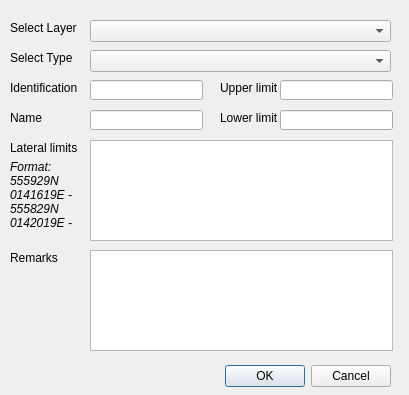
<?xml version="1.0" encoding="UTF-8"?>
<ui version="4.0">
 <class>PrecisionFlyingDialogBase</class>
 <widget class="QDialog" name="PrecisionFlyingDialogBase">
  <property name="geometry">
   <rect>
    <x>0</x>
    <y>0</y>
    <width>409</width>
    <height>395</height>
   </rect>
  </property>
  <property name="windowTitle">
   <string>Precision Flying Competition</string>
  </property>
  <widget class="QDialogButtonBox" name="button_box">
   <property name="geometry">
    <rect>
     <x>50</x>
     <y>360</y>
     <width>341</width>
     <height>32</height>
    </rect>
   </property>
   <property name="orientation">
    <enum>Qt::Horizontal</enum>
   </property>
   <property name="standardButtons">
    <set>QDialogButtonBox::Cancel|QDialogButtonBox::Ok</set>
   </property>
  </widget>
  <widget class="QComboBox" name="comboBoxLayer">
   <property name="geometry">
    <rect>
     <x>90</x>
     <y>20</y>
     <width>301</width>
     <height>22</height>
    </rect>
   </property>
  </widget>
  <widget class="QLabel" name="label">
   <property name="geometry">
    <rect>
     <x>10</x>
     <y>20</y>
     <width>71</width>
     <height>16</height>
    </rect>
   </property>
   <property name="text">
    <string>Select Layer</string>
   </property>
  </widget>
  <widget class="QLabel" name="label_2">
   <property name="geometry">
    <rect>
     <x>10</x>
     <y>80</y>
     <width>71</width>
     <height>16</height>
    </rect>
   </property>
   <property name="text">
    <string>Identification</string>
   </property>
  </widget>
  <widget class="QLabel" name="label_3">
   <property name="geometry">
    <rect>
     <x>220</x>
     <y>80</y>
     <width>71</width>
     <height>16</height>
    </rect>
   </property>
   <property name="text">
    <string>Upper limit</string>
   </property>
  </widget>
  <widget class="QLabel" name="label_4">
   <property name="geometry">
    <rect>
     <x>10</x>
     <y>110</y>
     <width>71</width>
     <height>16</height>
    </rect>
   </property>
   <property name="text">
    <string>Name</string>
   </property>
  </widget>
  <widget class="QLabel" name="label_5">
   <property name="geometry">
    <rect>
     <x>10</x>
     <y>140</y>
     <width>71</width>
     <height>16</height>
    </rect>
   </property>
   <property name="text">
    <string>Lateral limits</string>
   </property>
  </widget>
  <widget class="QTextEdit" name="textEditLateral">
   <property name="geometry">
    <rect>
     <x>90</x>
     <y>140</y>
     <width>303</width>
     <height>101</height>
    </rect>
   </property>
  </widget>
  <widget class="QLineEdit" name="lineEditName">
   <property name="geometry">
    <rect>
     <x>90</x>
     <y>110</y>
     <width>113</width>
     <height>20</height>
    </rect>
   </property>
  </widget>
  <widget class="QLineEdit" name="lineEditIdent">
   <property name="geometry">
    <rect>
     <x>90</x>
     <y>80</y>
     <width>113</width>
     <height>20</height>
    </rect>
   </property>
  </widget>
  <widget class="QTextEdit" name="textEditRemarks">
   <property name="geometry">
    <rect>
     <x>90</x>
     <y>250</y>
     <width>303</width>
     <height>101</height>
    </rect>
   </property>
  </widget>
  <widget class="QLabel" name="label_6">
   <property name="geometry">
    <rect>
     <x>10</x>
     <y>250</y>
     <width>71</width>
     <height>16</height>
    </rect>
   </property>
   <property name="text">
    <string>Remarks</string>
   </property>
  </widget>
  <widget class="QLabel" name="label_7">
   <property name="geometry">
    <rect>
     <x>220</x>
     <y>110</y>
     <width>71</width>
     <height>16</height>
    </rect>
   </property>
   <property name="text">
    <string>Lower limit</string>
   </property>
  </widget>
  <widget class="QLineEdit" name="lineEditUpper">
   <property name="geometry">
    <rect>
     <x>280</x>
     <y>80</y>
     <width>113</width>
     <height>20</height>
    </rect>
   </property>
  </widget>
  <widget class="QLineEdit" name="lineEditLower">
   <property name="geometry">
    <rect>
     <x>280</x>
     <y>110</y>
     <width>113</width>
     <height>20</height>
    </rect>
   </property>
  </widget>
  <widget class="QComboBox" name="comboBoxType">
   <property name="geometry">
    <rect>
     <x>90</x>
     <y>50</y>
     <width>301</width>
     <height>22</height>
    </rect>
   </property>
  </widget>
  <widget class="QLabel" name="label_8">
   <property name="geometry">
    <rect>
     <x>10</x>
     <y>50</y>
     <width>71</width>
     <height>16</height>
    </rect>
   </property>
   <property name="text">
    <string>Select Type</string>
   </property>
  </widget>
  <widget class="QLabel" name="label_9">
   <property name="geometry">
    <rect>
     <x>10</x>
     <y>160</y>
     <width>71</width>
     <height>81</height>
    </rect>
   </property>
   <property name="font">
    <font>
     <italic>true</italic>
    </font>
   </property>
   <property name="text">
    <string>Format: 555929N 0141619E - 555829N 0142019E -</string>
   </property>
   <property name="alignment">
    <set>Qt::AlignLeading|Qt::AlignLeft|Qt::AlignTop</set>
   </property>
   <property name="wordWrap">
    <bool>true</bool>
   </property>
  </widget>
 </widget>
 <tabstops>
  <tabstop>comboBoxLayer</tabstop>
  <tabstop>comboBoxType</tabstop>
  <tabstop>lineEditIdent</tabstop>
  <tabstop>lineEditName</tabstop>
  <tabstop>lineEditUpper</tabstop>
  <tabstop>lineEditLower</tabstop>
  <tabstop>textEditLateral</tabstop>
  <tabstop>textEditRemarks</tabstop>
 </tabstops>
 <resources/>
 <connections>
  <connection>
   <sender>button_box</sender>
   <signal>accepted()</signal>
   <receiver>PrecisionFlyingDialogBase</receiver>
   <slot>accept()</slot>
   <hints>
    <hint type="sourcelabel">
     <x>20</x>
     <y>20</y>
    </hint>
    <hint type="destinationlabel">
     <x>20</x>
     <y>20</y>
    </hint>
   </hints>
  </connection>
  <connection>
   <sender>button_box</sender>
   <signal>rejected()</signal>
   <receiver>PrecisionFlyingDialogBase</receiver>
   <slot>reject()</slot>
   <hints>
    <hint type="sourcelabel">
     <x>20</x>
     <y>20</y>
    </hint>
    <hint type="destinationlabel">
     <x>20</x>
     <y>20</y>
    </hint>
   </hints>
  </connection>
 </connections>
</ui>
